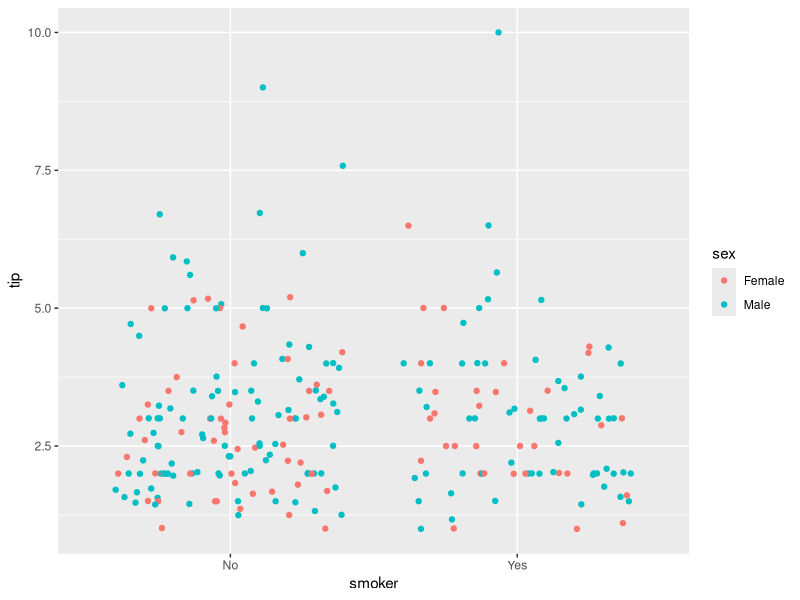
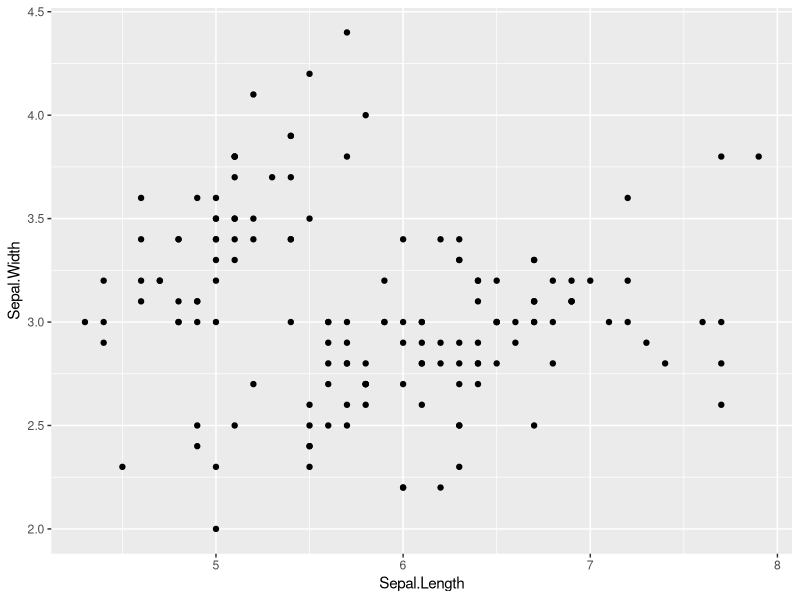
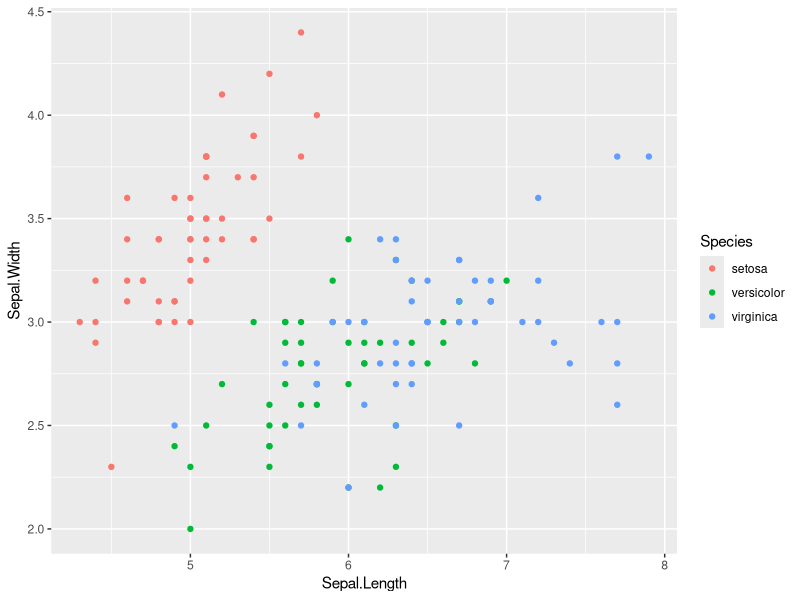
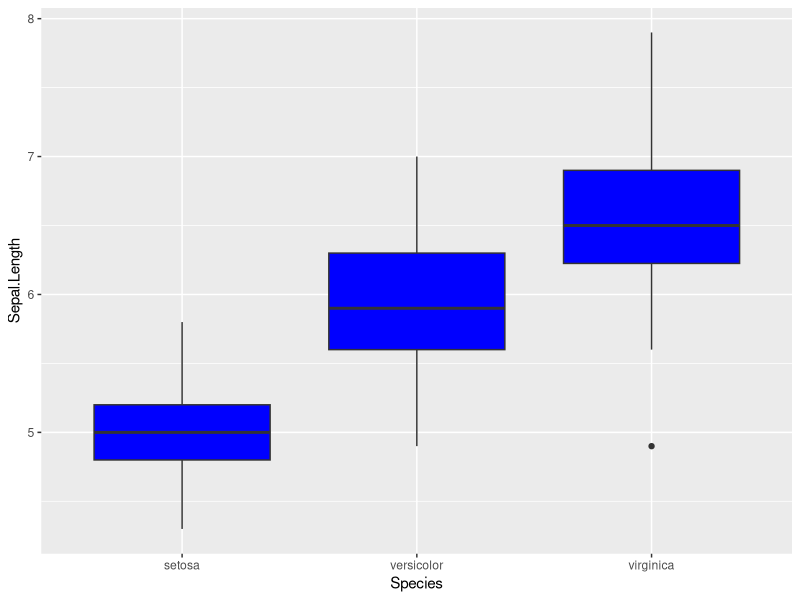
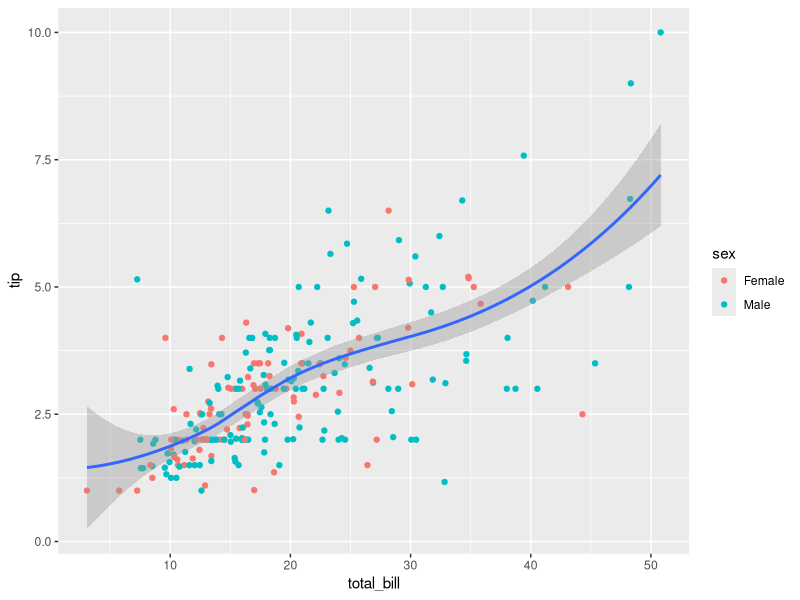
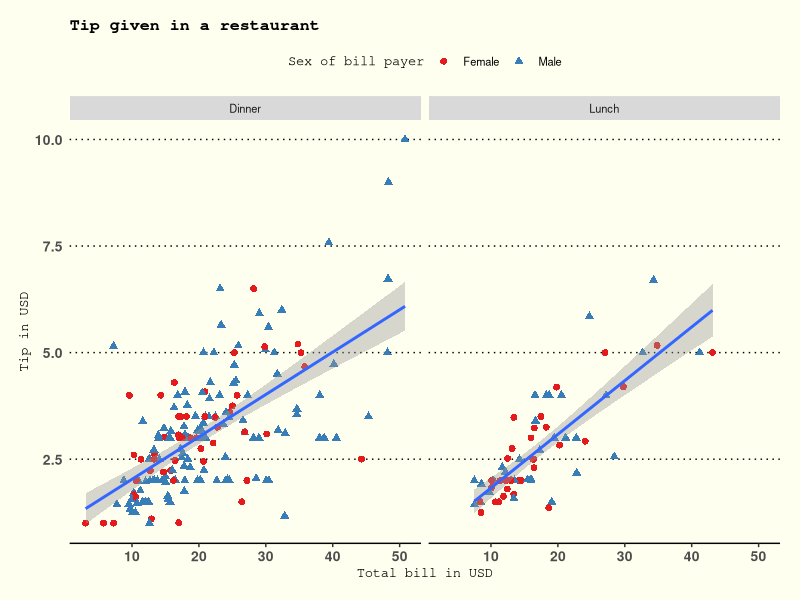

Source code (R) for these figures, in order:
## ---- chunk 1

knitr::opts_chunk$set(cache = T, highlight = T)


## ---- chunk 2
library(ggplot2)   # plotting library
library(dplyr)    # data manipulation
data("airquality")
## ---- chunk 3
filter(airquality, Temp < 58)
## ---- chunk 4
filter(airquality, is.na(Solar.R))
## ---- chunk 5
June_data <- filter(airquality, Month == 6)
nrow(June_data)  # a lot of rows to print
head(June_data)  # can have a glance using head()
## ---- chunk 6
filter(airquality, Month == 5, Temp < 60)
## ---- chunk 7
df <- select(airquality, Temp)
head(df)

## ---- chunk 8
df <- select(airquality, Month, Temp)
head(df)

## ---- chunk 9
df <- select(airquality, -Month)
head(df)
## ---- chunk 10
df <- select(airquality, Ozone:Temp)
head(df)
## ---- chunk 11
df <- mutate(airquality, Wind_kmph = 1.609 * Wind)
head(df)
## ---- chunk 12
month_conversion <- function(x){
  
  if (x == 5) month <- "May"
  else if (x == 6) month <- "June"
  else if (x == 7) month <- "July"
  else if (x == 8) month <- "August"
  else if (x == 9) month <- "September"
  else month <- NA
  
  return(month)
}

month_conversion(6)
## ---- chunk 13
df <- mutate(airquality, Month_long = sapply(Month, month_conversion)) 
head(df)
## ---- chunk 14
df <- transmute(airquality, Month_long = sapply(Month, month_conversion)) 
head(df)
## ---- chunk 15
df <- transmute(airquality,
                Wind_kmph = 1.609 * Wind,
                Month_long = sapply(Month, month_conversion)
                )

head(df)

## ---- chunk 16
filter(airquality, Month == 5) %>% 
  head()
## ---- chunk 17
airquality %>%    # airquality passed as first argument to mutate()
  mutate(Wind_kmph = 1.609 * Wind) %>%      # result of mutate() passed to filter()
  filter(Wind_kmph < 7)
## ---- chunk 18
data(tips, package = "reshape2")
## ---- chunk 19
head(tips)
## ---- chunk 20
tips %>% 
  group_by(sex) %>% 
  summarise(mean_tip = mean(tip))
## ---- chunk 21
tips %>% 
  group_by(sex, smoker) %>% 
  summarise(mean_tip = mean(tip))
## ---- chunk 22
tips %>% 
  group_by(sex, smoker) %>% 
  summarise(mean_tip = mean(tip),
            group_size = n())
## ---- chunk 23
tips %>% 
  summarise(mean_tip_percentage = mean(tip/total_bill))
## ---- chunk 24
ggplot(tips) +
  geom_jitter(aes(x = smoker, y = tip, colour = sex))
## ---- chunk 25
str(iris)
## ---- chunk 26
ggplot(data = iris) + 
  geom_point(aes(x = Sepal.Length, y= Sepal.Width))
## ---- chunk 27
ggplot(data = iris, aes(x = Sepal.Length, Sepal.Width)) + 
  geom_point(aes(colour = Species))
## ---- chunk 28
ggplot(iris, aes(x = Species, y = Sepal.Length)) + 
  geom_boxplot(fill = "blue")
## ---- chunk 29
str(tips)
## ---- chunk 30
ggplot(data = tips, aes(x = total_bill, y = tip)) +
  geom_point(aes(color = sex)) +
  geom_smooth(method = "loess")
## ---- chunk 31
p <- ggplot(data = tips, aes(x = total_bill, y = tip))
p + geom_point(aes(colour = sex, shape = sex), size = 2) +
  scale_color_brewer(palette = "Set1", name = "Sex of bill payer") +
  scale_shape_discrete(name = "Sex of bill payer", labels = c("Female", "Male")) +
  geom_smooth(method = "lm") +
  labs(title = "Tip given in a restaurant",
       x = "Total bill in USD", y = "Tip in USD") +
  facet_wrap(~time) +
  theme(line = element_line(linetype = 1, colour = "black"), 
        rect = element_rect(fill = "ivory", linetype = 0, 
                            colour = NA), text = element_text(colour = "black", size = 10), 
        title = element_text(family = "mono", size = rel(1), hjust = 0.5), 
        axis.title = element_text(size = rel(1)), axis.text = element_text(face = "bold", 
                                                                           size = rel(1)), axis.text.x = element_text(colour = NULL), 
        axis.text.y = element_text(colour = NULL), axis.ticks = element_line(colour = NULL), 
        axis.ticks.y = element_blank(), axis.ticks.x = element_line(colour = NULL), 
        axis.line = element_line(), axis.line.y = element_blank(), 
        legend.background = element_rect(), legend.position = "top", 
        legend.direction = "horizontal", legend.box = "vertical", 
        panel.background = element_rect(fill = "ivory"),
        panel.grid = element_line(colour = NULL, linetype = 3), 
        panel.grid.major = element_line(colour = "black"), 
        panel.grid.major.x = element_blank(), panel.grid.minor = element_blank(), 
        plot.title = element_text(hjust = 0, face = "bold"), 
        plot.margin = unit(c(1, 1, 1, 1), "lines"), strip.background = element_rect())

